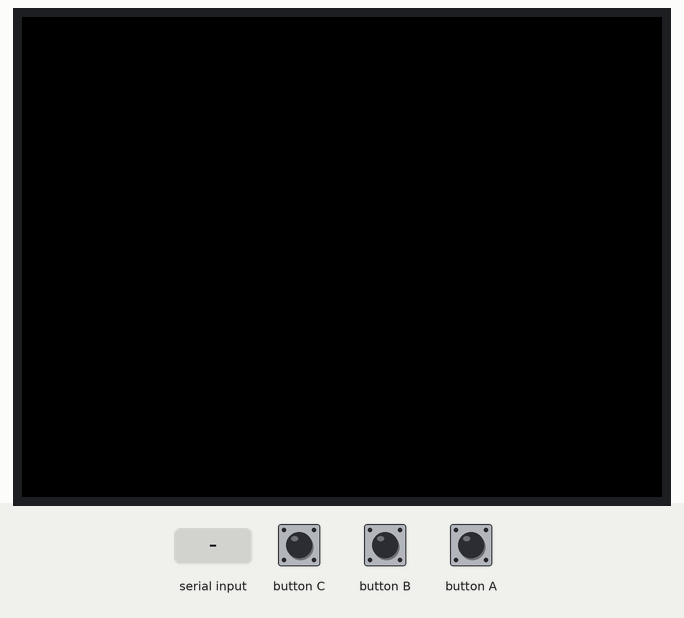
Simulated run of this sketch. Board: ESP32. Parts: 320×240 colour display. Inputs (shaded band) come from the test bench. What the sketch prints to the serial monitor is not drawn.

Above: at 1.3 s.
1.4 s: byte 30 received over Serial
At 2.6 s:
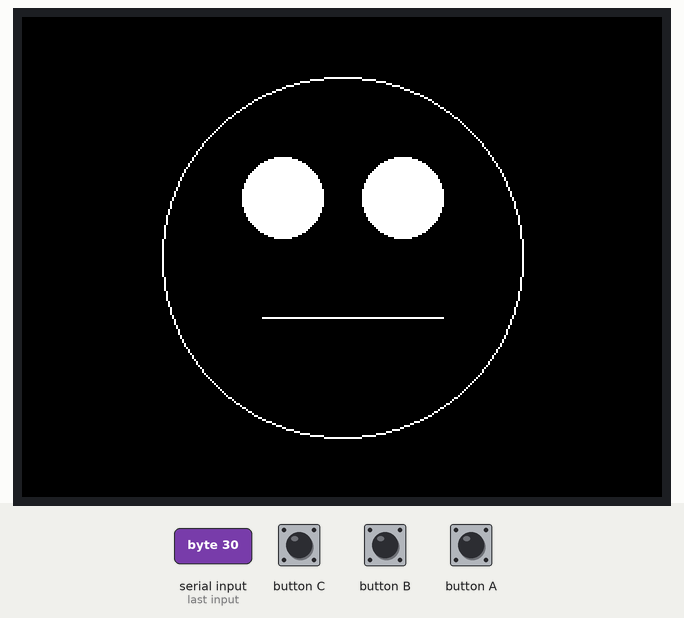
2.9 s: byte 90 received over Serial
At 4.0 s:
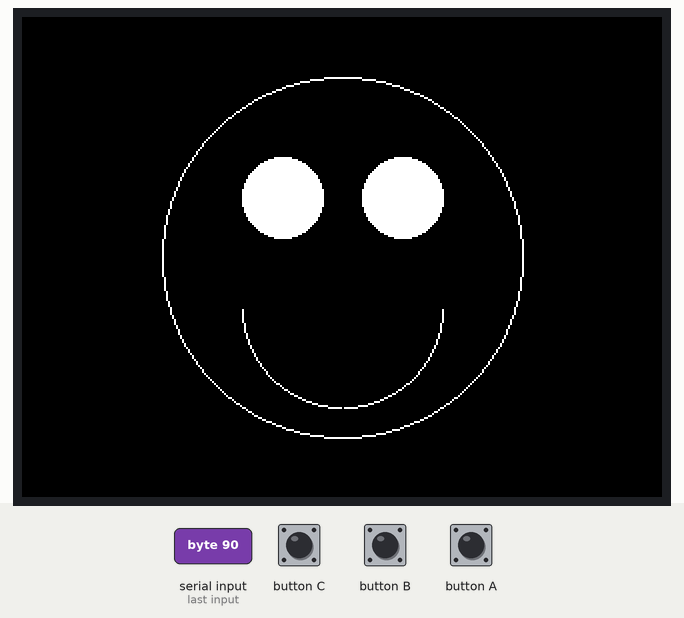
4.4 s: byte 120 received over Serial
At 5.1 s:
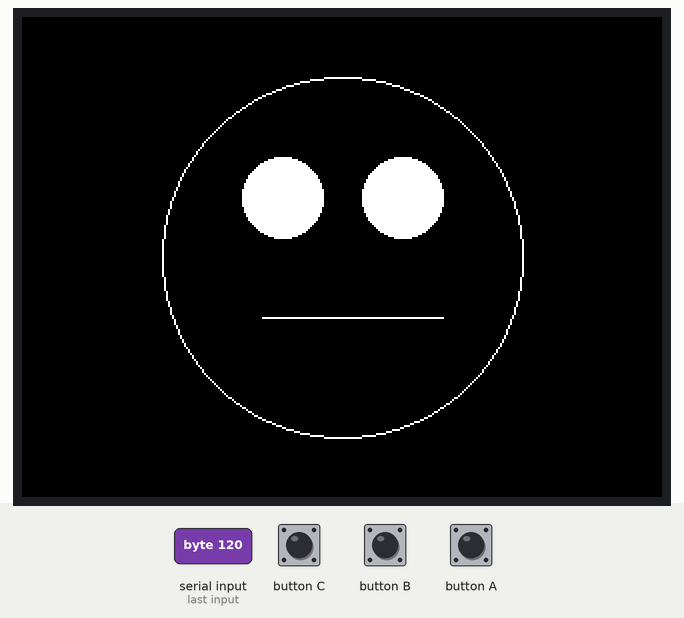
Timing chart, 0 to 7.4 s (numbered marks = the images above; inputs shaded):
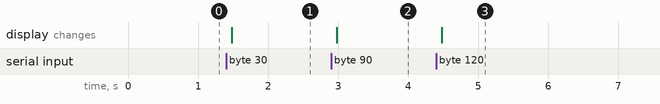

The sketch:

sketch_sep30b.ino
```cpp
#include <M5Stack.h>

void smile()
{
  M5.Lcd.fillScreen(0);
  M5.Lcd.drawCircle(160,120,90,0xFFFF);
  M5.Lcd.drawCircleHelper(160,145,50,12,0xFFFF);
  M5.Lcd.fillCircle(130,90,20,0xFFFF);
  M5.Lcd.fillCircle(190,90,20,0xFFFF);
}
void bad()
{
  M5.Lcd.fillScreen(0);
  M5.Lcd.drawCircle(160,120,90,0xFFFF);
  M5.Lcd.drawCircleHelper(160,180,50,3,0xFFFF); //3,4
  M5.Lcd.fillCircle(130,90,20,0xFFFF);
  M5.Lcd.fillCircle(190,90,20,0xFFFF);
}
void neutral()
{
  M5.Lcd.fillScreen(0);
  M5.Lcd.drawCircle(160,120,90,0xFFFF);
  M5.Lcd.drawLine(120,150,210,150,0xFFFF);
  M5.Lcd.fillCircle(130,90,20,0xFFFF);
  M5.Lcd.fillCircle(190,90,20,0xFFFF);
}
void setup() {
  // put your setup code here, to run once:
  M5.begin();
  Serial.begin(9600);
  Serial.println("");
  //smile();
  //bad();
  M5.update();
}


void loop() {
  //bad();
//  // put your main code here, to run repeatedly:
  if(Serial.available()>0)
  {

    int readData = Serial.read();
    //M5.Lcd.print(readData);
    Serial.write(readData);
    if(readData>=48 && readData<=57)
    {
      bad();
    }
    else if(readData>=65 && readData<=90)
    {
      smile();
    }
    else
    {
      neutral();
    }
  }
  M5.update();
}
```

Measured:
- after the input at 1.4 s, the display: changes after 0.08 s (image 1)
- after the input at 2.9 s, the display: changes after 0.08 s (image 2)
- after the input at 4.4 s, the display: changes after 0.08 s (image 3)
